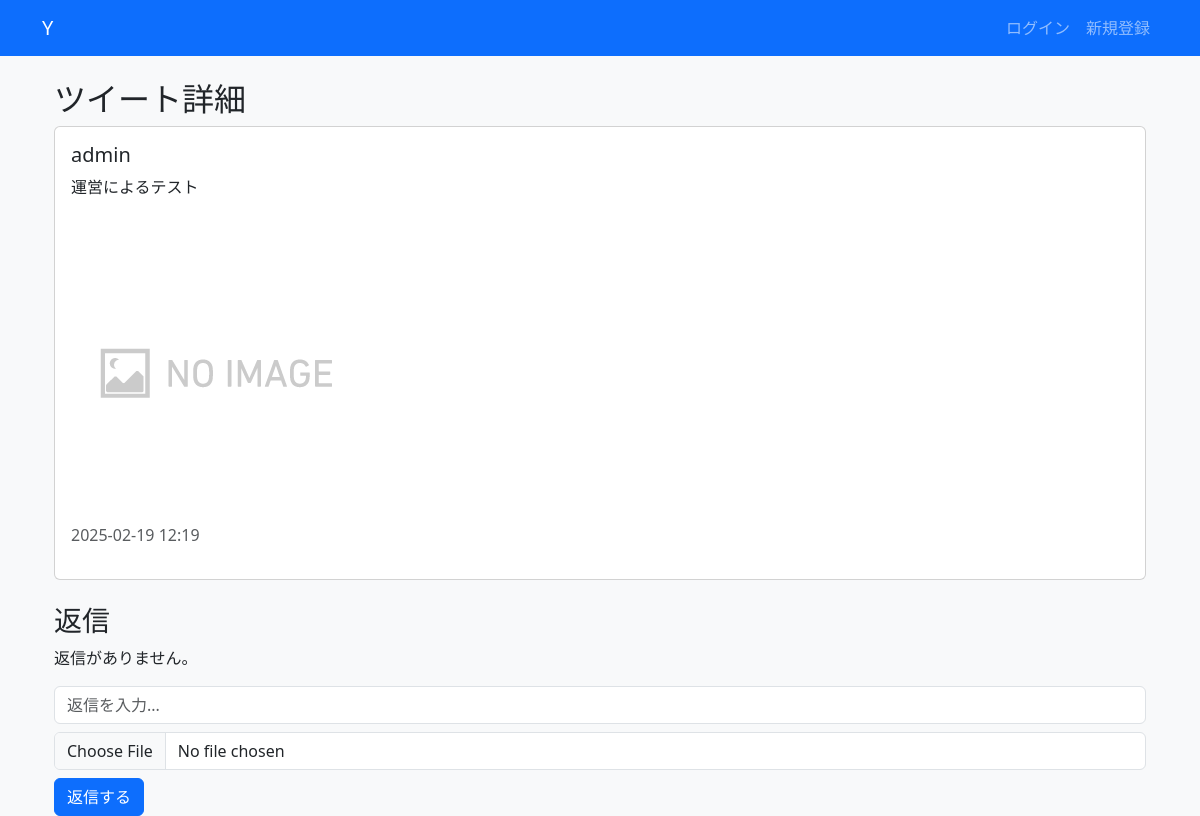
Before: /tweet/7/ with the older database file.
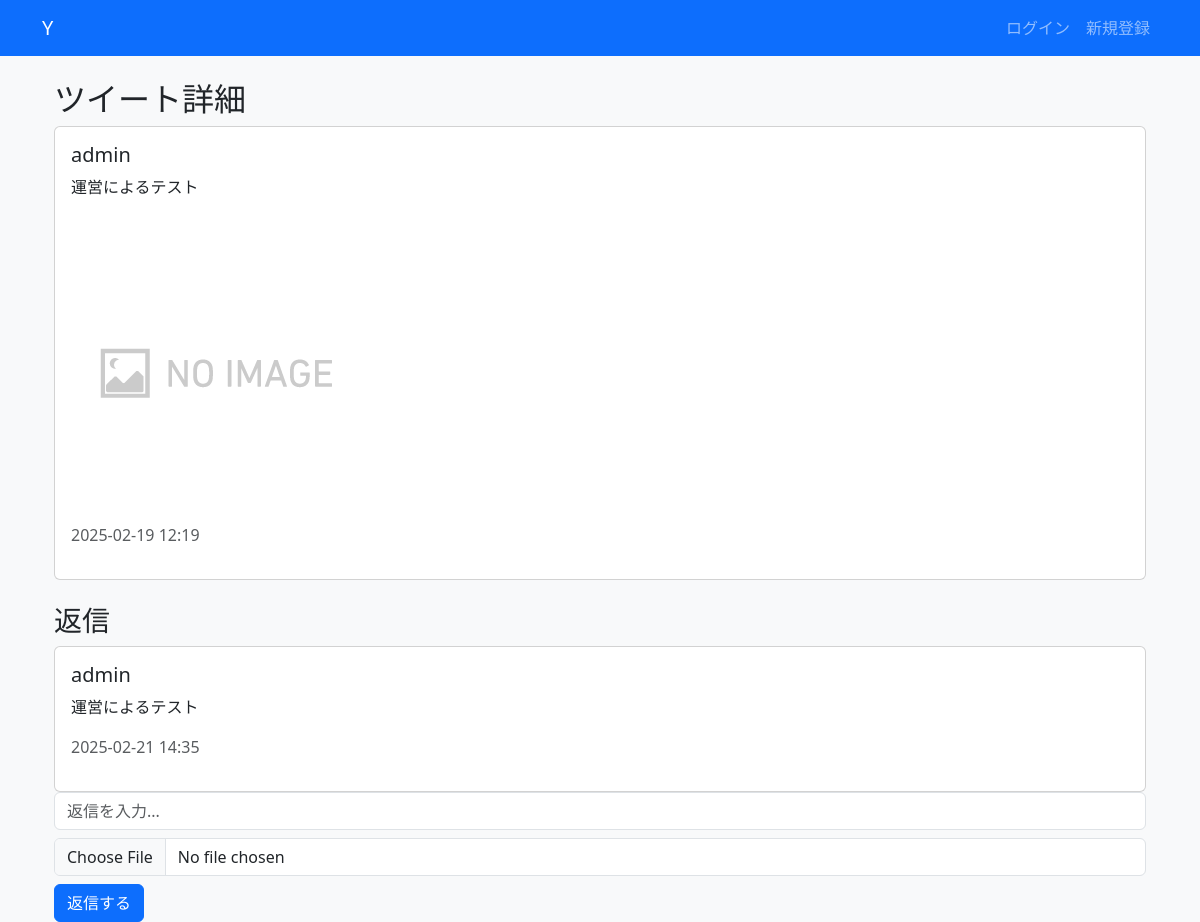
After: the same page with the newer database file.
### Y/models.py (models this page shows, shortened)
class Tweet(models.Model):
    user = models.ForeignKey(User, on_delete=models.CASCADE)
    content = models.CharField(max_length=280)
    image = models.ImageField(upload_to='tweets/', blank=True, null=True)
    created_at = models.DateTimeField(auto_now_add=True)
    original_tweet = models.ForeignKey('self', on_delete=models.CASCADE, null=True, blank=True, related_name='retweets')
    class Meta:
        unique_together = ('user', 'original_tweet')  # 同じユーザーが同じツイートをリツイートできない
    parent_tweet = models.ForeignKey('self', on_delete=models.CASCADE, null=True, blank=True, related_name='replies')

### Y/views.py (the view)
# urls.py: path('tweet/<int:tweet_id>/', tweet_detail, name='tweet_detail'),
def tweet_detail(request, tweet_id):
    tweet = get_object_or_404(Tweet, id=tweet_id)
    replies = Tweet.objects.filter(original_tweet=tweet).order_by("created_at")  # 返信ツイートの取得
    return render(request, 'Y/tweet_detail.html', {'tweet': tweet, 'replies': replies})

### Y/context_processors.py (called while the page is built)
def unread_notifications(request):
    if request.user.is_authenticated:
        return {'unread_notifications': Notification.objects.filter(receiver=request.user, is_read=False).count()}
    return {}

### Y/templates/Y/tweet_detail.html (shortened to what this page needs)
{% extends 'Y/base.html' %}
{% block content %}
<div class="container">
    <h2>ツイート詳細</h2>
    <div class="card">
        <div class="card-body">
            <h5 class="card-title">{{ tweet.user.username }}</h5>
            <p class="card-text">{{ tweet.content }}</p>
            {% if tweet.original_tweet %}
                {% if tweet.original_tweet.image %}
                    <img src="{{ tweet.original_tweet.image.url }}" class="img-fluid rounded mt-2" style="max-height: 300px;">
                {% endif %}
            {% else %}
                {% if tweet.image %}
                    <img src="{{ tweet.image.url }}" class="img-fluid rounded mt-2" style="max-height: 300px;">
                {% endif %}
            {% endif %}
            <p class="text-muted">{{ tweet.created_at|date:"Y-m-d H:i" }}</p>
        </div>
    </div>
    <h3 class="mt-4">返信</h3>
    {% if replies %}
        {% for reply in replies %}
            <div class="card mt-2">
                <div class="card-body">
                    <h5 class="card-title">{{ reply.user.username }}</h5>
                    <p class="card-text">{{ reply.content }}</p>
                    <p class="text-muted">{{ reply.created_at|date:"Y-m-d H:i" }}</p>
                </div>
            </div>
        {% endfor %}
    {% else %}
        <p>返信がありません。</p>
    {% endif %}
    <form action="{% url 'reply' tweet.id %}" method="post" enctype="multipart/form-data">
        <input type="text" name="content" placeholder="返信を入力..." class="form-control">
        <input type="file" name="image" class="form-control mt-2">
        <button type="submit" class="btn btn-primary mt-2">返信する</button>
    </form>
</div>
{% endblock %}

Changed rows visible on the page:
added Tweet: user.username "admin", content "運営によるテスト", created_at "2025-02-21 14:35"
Other visible differences:
text no longer shown: "返信がありません。"
